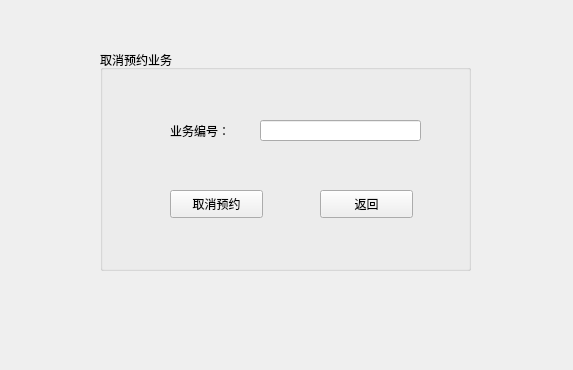
<?xml version="1.0" encoding="UTF-8"?>
<ui version="4.0">
 <class>Quxiaoyewu</class>
 <widget class="QWidget" name="Quxiaoyewu">
  <property name="geometry">
   <rect>
    <x>0</x>
    <y>0</y>
    <width>573</width>
    <height>370</height>
   </rect>
  </property>
  <property name="windowTitle">
   <string>Form</string>
  </property>
  <widget class="QGroupBox" name="groupBox">
   <property name="geometry">
    <rect>
     <x>100</x>
     <y>50</y>
     <width>371</width>
     <height>221</height>
    </rect>
   </property>
   <property name="title">
    <string>取消预约业务</string>
   </property>
   <widget class="QLabel" name="label_7">
    <property name="geometry">
     <rect>
      <x>70</x>
      <y>70</y>
      <width>71</width>
      <height>21</height>
     </rect>
    </property>
    <property name="text">
     <string>业务编号：</string>
    </property>
   </widget>
   <widget class="QLineEdit" name="lineEd">
    <property name="geometry">
     <rect>
      <x>160</x>
      <y>70</y>
      <width>161</width>
      <height>21</height>
     </rect>
    </property>
   </widget>
   <widget class="QPushButton" name="pushButton">
    <property name="geometry">
     <rect>
      <x>70</x>
      <y>140</y>
      <width>93</width>
      <height>28</height>
     </rect>
    </property>
    <property name="text">
     <string>取消预约</string>
    </property>
   </widget>
   <widget class="QPushButton" name="pushButton_2">
    <property name="geometry">
     <rect>
      <x>220</x>
      <y>140</y>
      <width>93</width>
      <height>28</height>
     </rect>
    </property>
    <property name="text">
     <string>返回</string>
    </property>
   </widget>
  </widget>
 </widget>
 <resources/>
 <connections/>
</ui>
